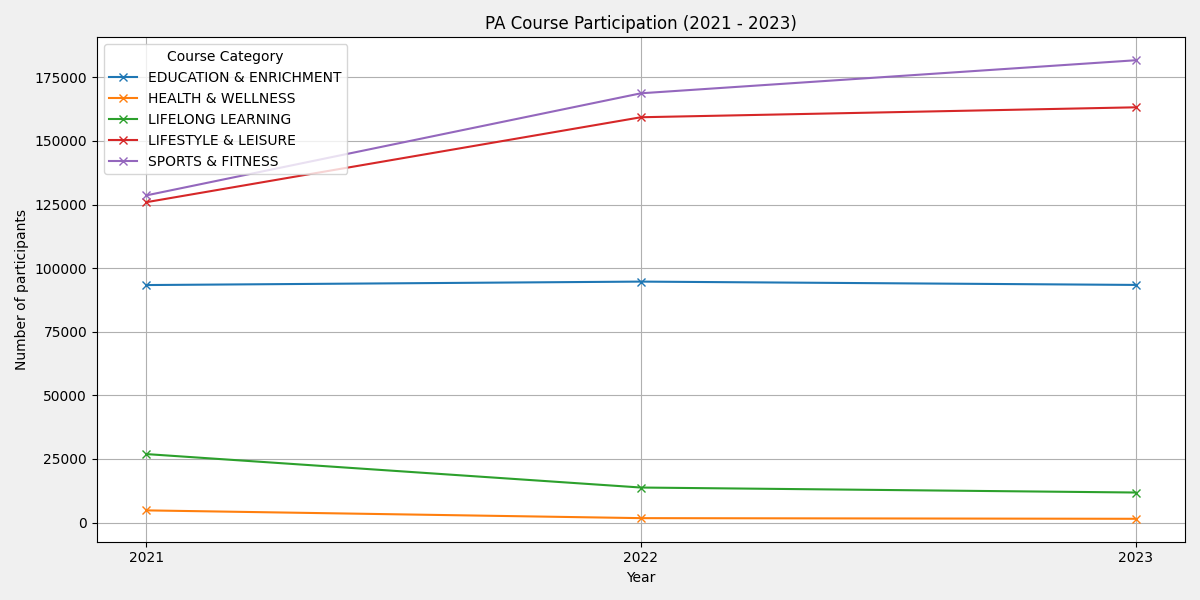

Here is the Python script that generated this plot:
from matplotlib import pyplot as plt
import requests
import pandas as pd

dataset_id = "d_ad1036159bf22ebfc6d1425175701ea7"
url = "https://data.gov.sg/api/action/datastore_search?resource_id=" + dataset_id
response = requests.get(url)
data = response.json()
records = data["result"]["records"]
df = pd.DataFrame(records)
df["year"] = pd.to_numeric(df["year"])
df["no_of_participants"] = pd.to_numeric(df["no_of_participants"])

pivot_df = df.pivot(index="year", columns="course_category", values="no_of_participants")
labels = [str(int(year)) for year in pivot_df.index]

ax = pivot_df.plot(kind="line", marker="x", figsize=(12, 6))
plt.title("PA Course Participation (2021 - 2023)")
plt.xlabel("Year")
plt.ylabel("Number of participants")
plt.grid(True)
plt.legend(title="Course Category")
plt.xticks(ticks=pivot_df.index, labels=labels)
plt.tight_layout()
plt.style.use("fivethirtyeight")
plt.savefig("C:/OtherProjects/Data-Analysis-Projects/Social/PA Course Participation (2021 - 2023)/Index.png")
plt.show()